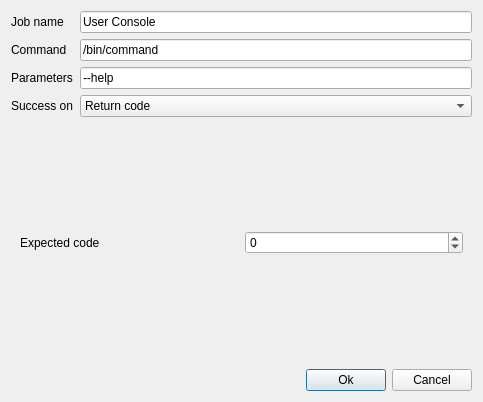
<?xml version="1.0" encoding="UTF-8"?>
<ui version="4.0">
 <class>EditConsoleJobDialog</class>
 <widget class="QDialog" name="EditConsoleJobDialog">
  <property name="geometry">
   <rect>
    <x>0</x>
    <y>0</y>
    <width>483</width>
    <height>402</height>
   </rect>
  </property>
  <property name="windowTitle">
   <string>Console Job Configuration</string>
  </property>
  <layout class="QVBoxLayout" name="verticalLayout_3">
   <item>
    <layout class="QFormLayout" name="formLayout">
     <item row="0" column="0">
      <widget class="QLabel" name="label">
       <property name="text">
        <string>Job name</string>
       </property>
      </widget>
     </item>
     <item row="0" column="1">
      <widget class="QLineEdit" name="nameEdit">
       <property name="text">
        <string>User Console</string>
       </property>
      </widget>
     </item>
     <item row="1" column="0">
      <widget class="QLabel" name="label_2">
       <property name="text">
        <string>Command</string>
       </property>
      </widget>
     </item>
     <item row="1" column="1">
      <widget class="QLineEdit" name="commandEdit">
       <property name="text">
        <string>/bin/command</string>
       </property>
      </widget>
     </item>
     <item row="2" column="0">
      <widget class="QLabel" name="label_3">
       <property name="text">
        <string>Parameters</string>
       </property>
      </widget>
     </item>
     <item row="2" column="1">
      <widget class="QLineEdit" name="parametersEdit">
       <property name="text">
        <string>--help</string>
       </property>
      </widget>
     </item>
     <item row="3" column="0">
      <widget class="QLabel" name="label_4">
       <property name="text">
        <string>Success on</string>
       </property>
      </widget>
     </item>
     <item row="3" column="1">
      <widget class="QComboBox" name="successTypeBox">
       <item>
        <property name="text">
         <string>Return code</string>
        </property>
       </item>
       <item>
        <property name="text">
         <string>Output</string>
        </property>
       </item>
      </widget>
     </item>
    </layout>
   </item>
   <item>
    <widget class="QStackedWidget" name="successTypeWidget">
     <property name="currentIndex">
      <number>0</number>
     </property>
     <widget class="QWidget" name="page">
      <layout class="QVBoxLayout" name="verticalLayout">
       <item>
        <layout class="QHBoxLayout" name="horizontalLayout_2">
         <item>
          <widget class="QLabel" name="label_5">
           <property name="text">
            <string>Expected code</string>
           </property>
          </widget>
         </item>
         <item>
          <widget class="QSpinBox" name="expectedCodeSpinBox">
           <property name="minimum">
            <number>-99999</number>
           </property>
           <property name="maximum">
            <number>99999</number>
           </property>
          </widget>
         </item>
        </layout>
       </item>
      </layout>
     </widget>
     <widget class="QWidget" name="page_2">
      <widget class="QWidget" name="layoutWidget">
       <property name="geometry">
        <rect>
         <x>60</x>
         <y>20</y>
         <width>258</width>
         <height>213</height>
        </rect>
       </property>
       <layout class="QVBoxLayout" name="verticalLayout_2">
        <item>
         <widget class="QLabel" name="label_6">
          <property name="text">
           <string>Expected Output</string>
          </property>
         </widget>
        </item>
        <item>
         <widget class="QPlainTextEdit" name="expectedOutputTextEdit"/>
        </item>
       </layout>
      </widget>
     </widget>
    </widget>
   </item>
   <item>
    <layout class="QHBoxLayout" name="horizontalLayout">
     <item>
      <spacer name="horizontalSpacer">
       <property name="orientation">
        <enum>Qt::Horizontal</enum>
       </property>
       <property name="sizeHint" stdset="0">
        <size>
         <width>40</width>
         <height>20</height>
        </size>
       </property>
      </spacer>
     </item>
     <item>
      <widget class="QPushButton" name="okButton">
       <property name="text">
        <string>Ok</string>
       </property>
      </widget>
     </item>
     <item>
      <widget class="QPushButton" name="cancelButton">
       <property name="text">
        <string>Cancel</string>
       </property>
      </widget>
     </item>
    </layout>
   </item>
  </layout>
 </widget>
 <resources/>
 <connections/>
</ui>
